Frame 1 (no input): blank canvas, image omitted
Frame 60 (the mouse pressed at the canvas centre just before this capture): blank canvas, image omitted
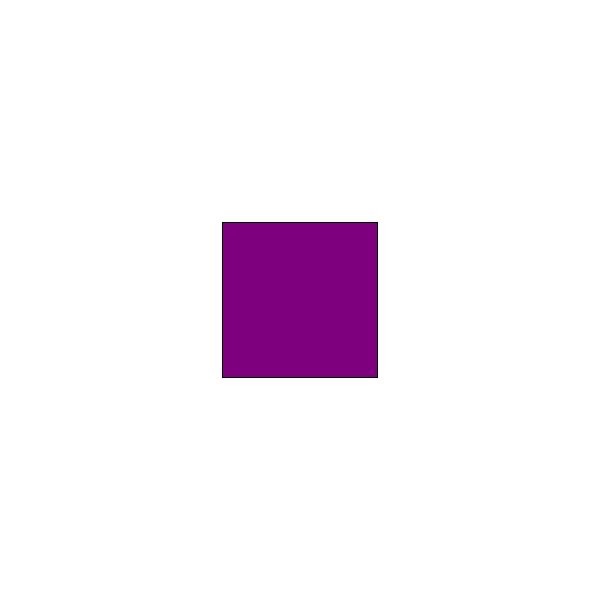
Frame 120 (the mouse held since frame 60 and released just before this capture)

The Processing sketch whose frames 1 and 60 were blank and that drew this single picture after the mouse press (run headless with seeded random() and noise(); from frame 60 on, the mouse is pressed at the canvas centre):

// Processing sketch: Final_1_0
// ── Final_1_0.pde
// this program draws a rectangle to the center of the screen.
// as shown in the gif, use map() and other means to use the mouse
// position to change attributes of the rectangle. 

// when mouseY is at height, the rectangle should be the width 
// and height of the screen.

// when mouseX is at 0, the rect should be red. when mouseX
// is at width, it should be blue. (it doesn't matter what colors are in-between.)

// moving the mouse from the left to the right side of the screen
// should result in the rectangle doing one full rotation (360 degrees).
float r;
float b;
float angle;

void setup() {
  size(600, 600);
  rectMode(CENTER);
}

void draw() {
  background(255);
  
  
  
  pushMatrix();
  translate(width/2, height/2);
  // add a mapped rotation here
  angle = map (mouseX, 0, height, 0, 2 * PI);
  rotate(angle);
  
  // map the value of s here
  float s = map(mouseY, 0, height, 10, 300);
  
  // map the color here (hint try using either lerpColor or HSB color mode)
  color c;
  c = color(map(mouseX, 0, width, 0, 255), 0, map(mouseX, 0, width, 255, 0));
  
  fill(c);
  rect(0, 0, s, s);
  popMatrix();
}
